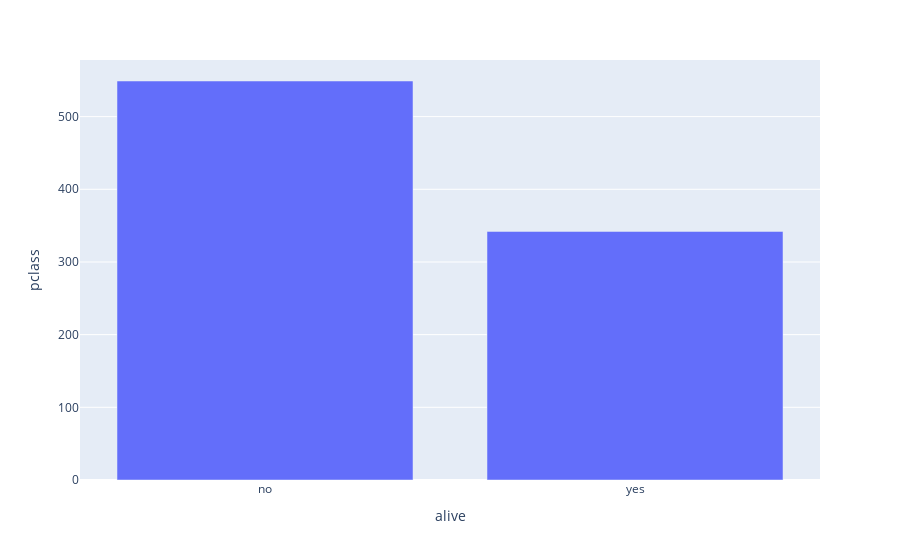

The notebook cell saved with this chart:
### Code cell
px.bar(data_frame=titanic.groupby('alive', as_index=False).count(), x = 'alive', y= 'pclass')

### Figure 1 — Plotly figure (JSON) as saved in the notebook; plotly's stock layout.template omitted (floating-point values rounded to 4 significant figures)
{"data": [{"alignmentgroup": "True", "hovertemplate": "alive=%{x}<br>pclass=%{y}<extra></extra>", "legendgroup": "", "marker": {"color": "#636efa", "pattern": {"shape": ""}}, "name": "", "offsetgroup": "", "orientation": "v", "showlegend": false, "textposition": "auto", "type": "bar", "x": ["no", "yes"], "xaxis": "x", "y": [549, 342], "yaxis": "y"}], "layout": {"barmode": "relative", "legend": {"tracegroupgap": 0}, "margin": {"t": 60}, "xaxis": {"anchor": "y", "domain": [0, 1], "title": {"text": "alive"}}, "yaxis": {"anchor": "x", "domain": [0, 1], "title": {"text": "pclass"}}}}
